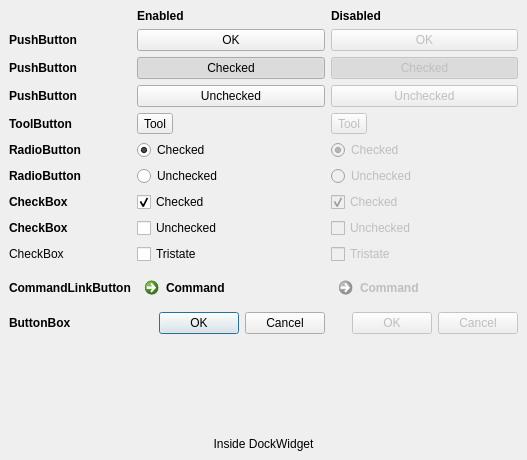
<?xml version="1.0" encoding="UTF-8"?>
<ui version="4.0">
 <class>DockWidget</class>
 <widget class="QDockWidget" name="DockWidget">
  <property name="geometry">
   <rect>
    <x>0</x>
    <y>0</y>
    <width>527</width>
    <height>460</height>
   </rect>
  </property>
  <property name="windowTitle">
   <string>Buttons</string>
  </property>
  <widget class="QWidget" name="dockWidgetContents">
   <layout class="QGridLayout" name="gridLayout">
    <item row="0" column="1">
     <widget class="QLabel" name="label_72">
      <property name="font">
       <font>
        <weight>75</weight>
        <bold>true</bold>
       </font>
      </property>
      <property name="text">
       <string>Enabled</string>
      </property>
     </widget>
    </item>
    <item row="0" column="2">
     <widget class="QLabel" name="label_73">
      <property name="font">
       <font>
        <weight>75</weight>
        <bold>true</bold>
       </font>
      </property>
      <property name="text">
       <string>Disabled</string>
      </property>
     </widget>
    </item>
    <item row="1" column="0">
     <widget class="QLabel" name="label_26">
      <property name="minimumSize">
       <size>
        <width>0</width>
        <height>0</height>
       </size>
      </property>
      <property name="maximumSize">
       <size>
        <width>16777215</width>
        <height>16777215</height>
       </size>
      </property>
      <property name="font">
       <font>
        <weight>75</weight>
        <bold>true</bold>
       </font>
      </property>
      <property name="toolTip">
       <string>This is a tool tip</string>
      </property>
      <property name="statusTip">
       <string>This is a status tip</string>
      </property>
      <property name="whatsThis">
       <string>This is &quot;what is this&quot;</string>
      </property>
      <property name="text">
       <string>PushButton</string>
      </property>
     </widget>
    </item>
    <item row="1" column="1">
     <widget class="QPushButton" name="pushButton">
      <property name="minimumSize">
       <size>
        <width>0</width>
        <height>0</height>
       </size>
      </property>
      <property name="maximumSize">
       <size>
        <width>16777215</width>
        <height>16777215</height>
       </size>
      </property>
      <property name="toolTip">
       <string>This is a tool tip</string>
      </property>
      <property name="statusTip">
       <string>This is a status tip</string>
      </property>
      <property name="whatsThis">
       <string>This is &quot;what is this&quot;</string>
      </property>
      <property name="text">
       <string>OK</string>
      </property>
     </widget>
    </item>
    <item row="1" column="2">
     <widget class="QPushButton" name="pushButtonDis">
      <property name="enabled">
       <bool>false</bool>
      </property>
      <property name="minimumSize">
       <size>
        <width>0</width>
        <height>0</height>
       </size>
      </property>
      <property name="maximumSize">
       <size>
        <width>16777215</width>
        <height>16777215</height>
       </size>
      </property>
      <property name="toolTip">
       <string>This is a tool tip</string>
      </property>
      <property name="statusTip">
       <string>This is a status tip</string>
      </property>
      <property name="whatsThis">
       <string>This is &quot;what is this&quot;</string>
      </property>
      <property name="text">
       <string>OK</string>
      </property>
      <property name="default">
       <bool>false</bool>
      </property>
     </widget>
    </item>
    <item row="2" column="0">
     <widget class="QLabel" name="label_74">
      <property name="font">
       <font>
        <weight>75</weight>
        <bold>true</bold>
       </font>
      </property>
      <property name="text">
       <string>PushButton</string>
      </property>
     </widget>
    </item>
    <item row="2" column="1">
     <widget class="QPushButton" name="pushButtonChecked">
      <property name="maximumSize">
       <size>
        <width>16777215</width>
        <height>16777215</height>
       </size>
      </property>
      <property name="text">
       <string>Checked</string>
      </property>
      <property name="checkable">
       <bool>true</bool>
      </property>
      <property name="checked">
       <bool>true</bool>
      </property>
     </widget>
    </item>
    <item row="2" column="2">
     <widget class="QPushButton" name="pushButtonCheckedDis">
      <property name="enabled">
       <bool>false</bool>
      </property>
      <property name="text">
       <string>Checked</string>
      </property>
      <property name="checkable">
       <bool>true</bool>
      </property>
      <property name="checked">
       <bool>true</bool>
      </property>
     </widget>
    </item>
    <item row="3" column="0">
     <widget class="QLabel" name="label_76">
      <property name="font">
       <font>
        <weight>75</weight>
        <bold>true</bold>
       </font>
      </property>
      <property name="text">
       <string>PushButton</string>
      </property>
     </widget>
    </item>
    <item row="3" column="1">
     <widget class="QPushButton" name="pushButtonUnchecked">
      <property name="text">
       <string>Unchecked</string>
      </property>
      <property name="checkable">
       <bool>true</bool>
      </property>
     </widget>
    </item>
    <item row="3" column="2">
     <widget class="QPushButton" name="pushButtonUncheckedDis">
      <property name="enabled">
       <bool>false</bool>
      </property>
      <property name="text">
       <string>Unchecked</string>
      </property>
      <property name="checkable">
       <bool>true</bool>
      </property>
     </widget>
    </item>
    <item row="4" column="0">
     <widget class="QLabel" name="label_33">
      <property name="minimumSize">
       <size>
        <width>0</width>
        <height>0</height>
       </size>
      </property>
      <property name="maximumSize">
       <size>
        <width>16777215</width>
        <height>16777215</height>
       </size>
      </property>
      <property name="font">
       <font>
        <weight>75</weight>
        <bold>true</bold>
       </font>
      </property>
      <property name="toolTip">
       <string>This is a tool tip</string>
      </property>
      <property name="statusTip">
       <string>This is a status tip</string>
      </property>
      <property name="whatsThis">
       <string>This is &quot;what is this&quot;</string>
      </property>
      <property name="text">
       <string>ToolButton</string>
      </property>
     </widget>
    </item>
    <item row="4" column="1">
     <widget class="QToolButton" name="toolButton">
      <property name="minimumSize">
       <size>
        <width>0</width>
        <height>0</height>
       </size>
      </property>
      <property name="maximumSize">
       <size>
        <width>16777215</width>
        <height>16777215</height>
       </size>
      </property>
      <property name="toolTip">
       <string>This is a tool tip</string>
      </property>
      <property name="statusTip">
       <string>This is a status tip</string>
      </property>
      <property name="whatsThis">
       <string>This is &quot;what is this&quot;</string>
      </property>
      <property name="text">
       <string>Tool</string>
      </property>
     </widget>
    </item>
    <item row="4" column="2">
     <widget class="QToolButton" name="toolButtonDis">
      <property name="enabled">
       <bool>false</bool>
      </property>
      <property name="minimumSize">
       <size>
        <width>0</width>
        <height>0</height>
       </size>
      </property>
      <property name="maximumSize">
       <size>
        <width>16777215</width>
        <height>16777215</height>
       </size>
      </property>
      <property name="toolTip">
       <string>This is a tool tip</string>
      </property>
      <property name="statusTip">
       <string>This is a status tip</string>
      </property>
      <property name="whatsThis">
       <string>This is &quot;what is this&quot;</string>
      </property>
      <property name="text">
       <string>Tool</string>
      </property>
     </widget>
    </item>
    <item row="5" column="0">
     <widget class="QLabel" name="label_75">
      <property name="font">
       <font>
        <weight>75</weight>
        <bold>true</bold>
       </font>
      </property>
      <property name="text">
       <string>RadioButton</string>
      </property>
     </widget>
    </item>
    <item row="5" column="1">
     <widget class="QRadioButton" name="radioButtonChecked">
      <property name="text">
       <string>Checked</string>
      </property>
      <property name="checked">
       <bool>true</bool>
      </property>
      <property name="autoExclusive">
       <bool>false</bool>
      </property>
     </widget>
    </item>
    <item row="5" column="2">
     <widget class="QRadioButton" name="radioButtonCheckedDis">
      <property name="enabled">
       <bool>false</bool>
      </property>
      <property name="text">
       <string>Checked</string>
      </property>
      <property name="checked">
       <bool>true</bool>
      </property>
      <property name="autoExclusive">
       <bool>false</bool>
      </property>
     </widget>
    </item>
    <item row="6" column="0">
     <widget class="QLabel" name="label_29">
      <property name="minimumSize">
       <size>
        <width>0</width>
        <height>0</height>
       </size>
      </property>
      <property name="maximumSize">
       <size>
        <width>16777215</width>
        <height>16777215</height>
       </size>
      </property>
      <property name="font">
       <font>
        <weight>75</weight>
        <bold>true</bold>
       </font>
      </property>
      <property name="toolTip">
       <string>This is a tool tip</string>
      </property>
      <property name="statusTip">
       <string>This is a status tip</string>
      </property>
      <property name="whatsThis">
       <string>This is &quot;what is this&quot;</string>
      </property>
      <property name="text">
       <string>RadioButton</string>
      </property>
     </widget>
    </item>
    <item row="6" column="1">
     <widget class="QRadioButton" name="radioButtonUnchecked">
      <property name="minimumSize">
       <size>
        <width>0</width>
        <height>0</height>
       </size>
      </property>
      <property name="maximumSize">
       <size>
        <width>16777215</width>
        <height>16777215</height>
       </size>
      </property>
      <property name="toolTip">
       <string>This is a tool tip</string>
      </property>
      <property name="statusTip">
       <string>This is a status tip</string>
      </property>
      <property name="whatsThis">
       <string>This is &quot;what is this&quot;</string>
      </property>
      <property name="text">
       <string>Unchecked</string>
      </property>
      <property name="autoExclusive">
       <bool>false</bool>
      </property>
     </widget>
    </item>
    <item row="6" column="2">
     <widget class="QRadioButton" name="radioButtonUncheckedDis">
      <property name="enabled">
       <bool>false</bool>
      </property>
      <property name="minimumSize">
       <size>
        <width>0</width>
        <height>0</height>
       </size>
      </property>
      <property name="maximumSize">
       <size>
        <width>16777215</width>
        <height>16777215</height>
       </size>
      </property>
      <property name="toolTip">
       <string>This is a tool tip</string>
      </property>
      <property name="statusTip">
       <string>This is a status tip</string>
      </property>
      <property name="whatsThis">
       <string>This is &quot;what is this&quot;</string>
      </property>
      <property name="text">
       <string>Unchecked</string>
      </property>
      <property name="checked">
       <bool>false</bool>
      </property>
      <property name="autoExclusive">
       <bool>false</bool>
      </property>
     </widget>
    </item>
    <item row="7" column="0">
     <widget class="QLabel" name="label_53">
      <property name="font">
       <font>
        <weight>75</weight>
        <bold>true</bold>
       </font>
      </property>
      <property name="text">
       <string>CheckBox</string>
      </property>
     </widget>
    </item>
    <item row="7" column="1">
     <widget class="QCheckBox" name="checkBoxChecked">
      <property name="text">
       <string>Checked</string>
      </property>
      <property name="checked">
       <bool>true</bool>
      </property>
     </widget>
    </item>
    <item row="7" column="2">
     <widget class="QCheckBox" name="checkBoxCheckedDis">
      <property name="enabled">
       <bool>false</bool>
      </property>
      <property name="text">
       <string>Checked</string>
      </property>
      <property name="checked">
       <bool>true</bool>
      </property>
     </widget>
    </item>
    <item row="8" column="0">
     <widget class="QLabel" name="label_30">
      <property name="minimumSize">
       <size>
        <width>0</width>
        <height>0</height>
       </size>
      </property>
      <property name="maximumSize">
       <size>
        <width>16777215</width>
        <height>16777215</height>
       </size>
      </property>
      <property name="font">
       <font>
        <weight>75</weight>
        <bold>true</bold>
       </font>
      </property>
      <property name="toolTip">
       <string>This is a tool tip</string>
      </property>
      <property name="statusTip">
       <string>This is a status tip</string>
      </property>
      <property name="whatsThis">
       <string>This is &quot;what is this&quot;</string>
      </property>
      <property name="text">
       <string>CheckBox</string>
      </property>
     </widget>
    </item>
    <item row="8" column="1">
     <widget class="QCheckBox" name="checkBoxEnabled">
      <property name="minimumSize">
       <size>
        <width>0</width>
        <height>0</height>
       </size>
      </property>
      <property name="maximumSize">
       <size>
        <width>16777215</width>
        <height>16777215</height>
       </size>
      </property>
      <property name="toolTip">
       <string>This is a tool tip</string>
      </property>
      <property name="statusTip">
       <string>This is a status tip</string>
      </property>
      <property name="whatsThis">
       <string>This is &quot;what is this&quot;</string>
      </property>
      <property name="text">
       <string>Unchecked</string>
      </property>
      <property name="tristate">
       <bool>false</bool>
      </property>
     </widget>
    </item>
    <item row="8" column="2">
     <widget class="QCheckBox" name="checkBoxUncheckedDis">
      <property name="enabled">
       <bool>false</bool>
      </property>
      <property name="minimumSize">
       <size>
        <width>0</width>
        <height>0</height>
       </size>
      </property>
      <property name="maximumSize">
       <size>
        <width>16777215</width>
        <height>16777215</height>
       </size>
      </property>
      <property name="toolTip">
       <string>This is a tool tip</string>
      </property>
      <property name="statusTip">
       <string>This is a status tip</string>
      </property>
      <property name="whatsThis">
       <string>This is &quot;what is this&quot;</string>
      </property>
      <property name="text">
       <string>Unchecked</string>
      </property>
      <property name="checked">
       <bool>false</bool>
      </property>
     </widget>
    </item>
    <item row="10" column="0">
     <widget class="QLabel" name="label_31">
      <property name="minimumSize">
       <size>
        <width>0</width>
        <height>0</height>
       </size>
      </property>
      <property name="maximumSize">
       <size>
        <width>16777215</width>
        <height>16777215</height>
       </size>
      </property>
      <property name="font">
       <font>
        <weight>75</weight>
        <bold>true</bold>
       </font>
      </property>
      <property name="toolTip">
       <string>This is a tool tip</string>
      </property>
      <property name="statusTip">
       <string>This is a status tip</string>
      </property>
      <property name="whatsThis">
       <string>This is &quot;what is this&quot;</string>
      </property>
      <property name="text">
       <string>CommandLinkButton</string>
      </property>
     </widget>
    </item>
    <item row="10" column="1">
     <widget class="QCommandLinkButton" name="commandLinkButton">
      <property name="minimumSize">
       <size>
        <width>0</width>
        <height>0</height>
       </size>
      </property>
      <property name="maximumSize">
       <size>
        <width>16777215</width>
        <height>16777215</height>
       </size>
      </property>
      <property name="toolTip">
       <string>This is a tool tip</string>
      </property>
      <property name="statusTip">
       <string>This is a status tip</string>
      </property>
      <property name="whatsThis">
       <string>This is &quot;what is this&quot;</string>
      </property>
      <property name="text">
       <string>Command</string>
      </property>
     </widget>
    </item>
    <item row="10" column="2">
     <widget class="QCommandLinkButton" name="commandLinkButtonDIs">
      <property name="enabled">
       <bool>false</bool>
      </property>
      <property name="maximumSize">
       <size>
        <width>16777215</width>
        <height>16777215</height>
       </size>
      </property>
      <property name="text">
       <string>Command</string>
      </property>
     </widget>
    </item>
    <item row="11" column="0">
     <widget class="QLabel" name="label_32">
      <property name="minimumSize">
       <size>
        <width>0</width>
        <height>0</height>
       </size>
      </property>
      <property name="maximumSize">
       <size>
        <width>16777215</width>
        <height>16777215</height>
       </size>
      </property>
      <property name="font">
       <font>
        <weight>75</weight>
        <bold>true</bold>
       </font>
      </property>
      <property name="toolTip">
       <string>This is a tool tip</string>
      </property>
      <property name="statusTip">
       <string>This is a status tip</string>
      </property>
      <property name="whatsThis">
       <string>This is &quot;what is this&quot;</string>
      </property>
      <property name="text">
       <string>ButtonBox</string>
      </property>
     </widget>
    </item>
    <item row="11" column="1">
     <widget class="QDialogButtonBox" name="buttonBox">
      <property name="minimumSize">
       <size>
        <width>0</width>
        <height>0</height>
       </size>
      </property>
      <property name="maximumSize">
       <size>
        <width>16777215</width>
        <height>16777215</height>
       </size>
      </property>
      <property name="toolTip">
       <string>This is a tool tip</string>
      </property>
      <property name="statusTip">
       <string>This is a status tip</string>
      </property>
      <property name="whatsThis">
       <string>This is &quot;what is this&quot;</string>
      </property>
      <property name="standardButtons">
       <set>QDialogButtonBox::Cancel|QDialogButtonBox::Ok</set>
      </property>
     </widget>
    </item>
    <item row="11" column="2">
     <widget class="QDialogButtonBox" name="buttonBoxDis">
      <property name="enabled">
       <bool>false</bool>
      </property>
      <property name="standardButtons">
       <set>QDialogButtonBox::Cancel|QDialogButtonBox::Ok</set>
      </property>
     </widget>
    </item>
    <item row="12" column="0">
     <spacer name="verticalSpacer">
      <property name="toolTip">
       <string>This is a tool tip</string>
      </property>
      <property name="statusTip">
       <string>This is a status tip</string>
      </property>
      <property name="whatsThis">
       <string>This is &quot;what is this&quot;</string>
      </property>
      <property name="orientation">
       <enum>Qt::Vertical</enum>
      </property>
      <property name="sizeHint" stdset="0">
       <size>
        <width>20</width>
        <height>4</height>
       </size>
      </property>
     </spacer>
    </item>
    <item row="13" column="0" colspan="3">
     <widget class="QLabel" name="label_36">
      <property name="toolTip">
       <string>This is a tool tip</string>
      </property>
      <property name="statusTip">
       <string>This is a status tip</string>
      </property>
      <property name="whatsThis">
       <string>This is &quot;what is this&quot;</string>
      </property>
      <property name="text">
       <string>Inside DockWidget</string>
      </property>
      <property name="alignment">
       <set>Qt::AlignCenter</set>
      </property>
     </widget>
    </item>
    <item row="9" column="0">
     <widget class="QLabel" name="label">
      <property name="text">
       <string>CheckBox</string>
      </property>
     </widget>
    </item>
    <item row="9" column="1">
     <widget class="QCheckBox" name="checkBoxTristate">
      <property name="text">
       <string>Tristate</string>
      </property>
      <property name="checked">
       <bool>false</bool>
      </property>
      <property name="tristate">
       <bool>true</bool>
      </property>
     </widget>
    </item>
    <item row="9" column="2">
     <widget class="QCheckBox" name="checkBoxTristateDis">
      <property name="enabled">
       <bool>false</bool>
      </property>
      <property name="text">
       <string>Tristate</string>
      </property>
      <property name="checked">
       <bool>false</bool>
      </property>
      <property name="tristate">
       <bool>true</bool>
      </property>
     </widget>
    </item>
   </layout>
  </widget>
 </widget>
 <resources/>
 <connections>
  <connection>
   <sender>radioButtonChecked</sender>
   <signal>clicked(bool)</signal>
   <receiver>radioButtonCheckedDis</receiver>
   <slot>setChecked(bool)</slot>
   <hints>
    <hint type="sourcelabel">
     <x>289</x>
     <y>202</y>
    </hint>
    <hint type="destinationlabel">
     <x>379</x>
     <y>211</y>
    </hint>
   </hints>
  </connection>
  <connection>
   <sender>radioButtonUnchecked</sender>
   <signal>clicked(bool)</signal>
   <receiver>radioButtonUncheckedDis</receiver>
   <slot>setChecked(bool)</slot>
   <hints>
    <hint type="sourcelabel">
     <x>239</x>
     <y>233</y>
    </hint>
    <hint type="destinationlabel">
     <x>391</x>
     <y>243</y>
    </hint>
   </hints>
  </connection>
  <connection>
   <sender>checkBoxChecked</sender>
   <signal>clicked(bool)</signal>
   <receiver>checkBoxCheckedDis</receiver>
   <slot>setChecked(bool)</slot>
   <hints>
    <hint type="sourcelabel">
     <x>217</x>
     <y>266</y>
    </hint>
    <hint type="destinationlabel">
     <x>374</x>
     <y>270</y>
    </hint>
   </hints>
  </connection>
  <connection>
   <sender>checkBoxEnabled</sender>
   <signal>clicked(bool)</signal>
   <receiver>checkBoxUncheckedDis</receiver>
   <slot>setChecked(bool)</slot>
   <hints>
    <hint type="sourcelabel">
     <x>237</x>
     <y>300</y>
    </hint>
    <hint type="destinationlabel">
     <x>362</x>
     <y>298</y>
    </hint>
   </hints>
  </connection>
  <connection>
   <sender>checkBoxTristate</sender>
   <signal>clicked(bool)</signal>
   <receiver>checkBoxTristateDis</receiver>
   <slot>setChecked(bool)</slot>
   <hints>
    <hint type="sourcelabel">
     <x>222</x>
     <y>333</y>
    </hint>
    <hint type="destinationlabel">
     <x>364</x>
     <y>333</y>
    </hint>
   </hints>
  </connection>
  <connection>
   <sender>commandLinkButton</sender>
   <signal>clicked(bool)</signal>
   <receiver>commandLinkButtonDIs</receiver>
   <slot>setChecked(bool)</slot>
   <hints>
    <hint type="sourcelabel">
     <x>230</x>
     <y>372</y>
    </hint>
    <hint type="destinationlabel">
     <x>376</x>
     <y>378</y>
    </hint>
   </hints>
  </connection>
  <connection>
   <sender>toolButton</sender>
   <signal>clicked(bool)</signal>
   <receiver>toolButtonDis</receiver>
   <slot>setChecked(bool)</slot>
   <hints>
    <hint type="sourcelabel">
     <x>190</x>
     <y>171</y>
    </hint>
    <hint type="destinationlabel">
     <x>364</x>
     <y>171</y>
    </hint>
   </hints>
  </connection>
  <connection>
   <sender>pushButtonChecked</sender>
   <signal>clicked(bool)</signal>
   <receiver>pushButtonCheckedDis</receiver>
   <slot>setChecked(bool)</slot>
   <hints>
    <hint type="sourcelabel">
     <x>227</x>
     <y>108</y>
    </hint>
    <hint type="destinationlabel">
     <x>372</x>
     <y>110</y>
    </hint>
   </hints>
  </connection>
  <connection>
   <sender>pushButtonUnchecked</sender>
   <signal>clicked(bool)</signal>
   <receiver>pushButtonUncheckedDis</receiver>
   <slot>setChecked(bool)</slot>
   <hints>
    <hint type="sourcelabel">
     <x>265</x>
     <y>139</y>
    </hint>
    <hint type="destinationlabel">
     <x>373</x>
     <y>143</y>
    </hint>
   </hints>
  </connection>
  <connection>
   <sender>pushButton</sender>
   <signal>clicked(bool)</signal>
   <receiver>pushButtonDis</receiver>
   <slot>click()</slot>
   <hints>
    <hint type="sourcelabel">
     <x>264</x>
     <y>71</y>
    </hint>
    <hint type="destinationlabel">
     <x>381</x>
     <y>73</y>
    </hint>
   </hints>
  </connection>
 </connections>
</ui>
